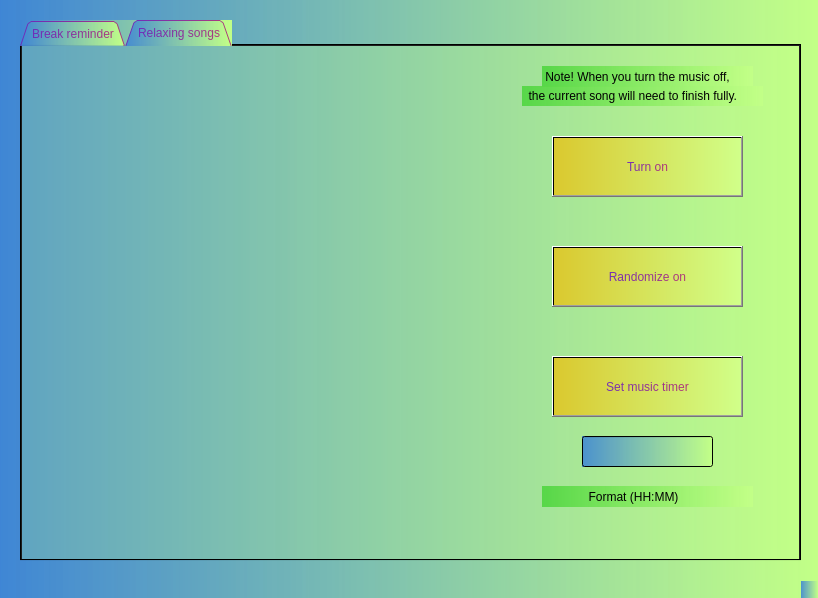
<?xml version="1.0" encoding="UTF-8"?>
<ui version="4.0">
 <class>Prorest</class>
 <widget class="QMainWindow" name="Prorest">
  <property name="geometry">
   <rect>
    <x>0</x>
    <y>0</y>
    <width>818</width>
    <height>598</height>
   </rect>
  </property>
  <property name="windowTitle">
   <string>Prorest</string>
  </property>
  <property name="styleSheet">
   <string notr="true">color: qlineargradient(spread:pad, x1:0, y1:0, x2:1, y2:0, stop:0 rgba(151, 45, 219, 252), stop:1 rgba(72, 151, 183, 252));
background-color: qlineargradient(spread:pad, x1:0, y1:0, x2:1, y2:0, stop:0 rgba(63, 134, 213, 227), stop:0.994737 rgba(194, 255, 135, 252));</string>
  </property>
  <widget class="QWidget" name="centralwidget">
   <widget class="QTabWidget" name="tabWidget">
    <property name="geometry">
     <rect>
      <x>20</x>
      <y>20</y>
      <width>781</width>
      <height>541</height>
     </rect>
    </property>
    <property name="styleSheet">
     <string notr="true">font: 75 10pt &quot;Garamond&quot;;
color: qlineargradient(spread:pad, x1:0, y1:0, x2:1, y2:0, stop:0 rgba(111, 39, 186, 241), stop:0.994737 rgba(170, 20, 119, 209));
</string>
    </property>
    <property name="tabShape">
     <enum>QTabWidget::Triangular</enum>
    </property>
    <property name="currentIndex">
     <number>1</number>
    </property>
    <property name="elideMode">
     <enum>Qt::ElideNone</enum>
    </property>
    <widget class="QWidget" name="tab">
     <attribute name="title">
      <string>Break reminder</string>
     </attribute>
     <widget class="QLabel" name="break_bg">
      <property name="geometry">
       <rect>
        <x>-6</x>
        <y>-25</y>
        <width>781</width>
        <height>571</height>
       </rect>
      </property>
      <property name="text">
       <string/>
      </property>
      <property name="pixmap">
       <pixmap>../Python/BG/ThinkstockPhotos-489763838-e1490767826261.jpg</pixmap>
      </property>
     </widget>
     <widget class="QPushButton" name="break_btn">
      <property name="geometry">
       <rect>
        <x>290</x>
        <y>290</y>
        <width>191</width>
        <height>61</height>
       </rect>
      </property>
      <property name="toolTip">
       <string>&lt;html&gt;&lt;head/&gt;&lt;body&gt;&lt;p&gt;&lt;span style=&quot; font-size:12pt; font-weight:600;&quot;&gt;Turn on&lt;/span&gt;&lt;/p&gt;&lt;/body&gt;&lt;/html&gt;</string>
      </property>
      <property name="styleSheet">
       <string notr="true">background-color: qlineargradient(spread:pad, x1:0, y1:0, x2:1, y2:0, stop:0 rgba(45, 219, 182, 252), stop:1 rgba(209, 255, 137, 252));
font: 75 14pt &quot;Berlin Sans FB Demi&quot;;</string>
      </property>
      <property name="text">
       <string>Turn on</string>
      </property>
     </widget>
    </widget>
    <widget class="QWidget" name="tab_2">
     <attribute name="title">
      <string>Relaxing songs</string>
     </attribute>
     <widget class="QLabel" name="music_bg">
      <property name="geometry">
       <rect>
        <x>-270</x>
        <y>-40</y>
        <width>1051</width>
        <height>581</height>
       </rect>
      </property>
      <property name="text">
       <string/>
      </property>
      <property name="pixmap">
       <pixmap>../Python/BG/maxresdefault2.jpg</pixmap>
      </property>
     </widget>
     <widget class="QPushButton" name="music_btn">
      <property name="geometry">
       <rect>
        <x>530</x>
        <y>90</y>
        <width>191</width>
        <height>61</height>
       </rect>
      </property>
      <property name="toolTip">
       <string>&lt;html&gt;&lt;head/&gt;&lt;body&gt;&lt;p&gt;&lt;span style=&quot; font-size:12pt; font-weight:600;&quot;&gt;Turn on&lt;/span&gt;&lt;/p&gt;&lt;/body&gt;&lt;/html&gt;</string>
      </property>
      <property name="styleSheet">
       <string notr="true">background-color: qlineargradient(spread:pad, x1:0, y1:0, x2:1, y2:0, stop:0 rgba(219, 200, 45, 252), stop:1 rgba(209, 255, 137, 252));
font: 75 14pt &quot;Berlin Sans FB Demi&quot;;</string>
      </property>
      <property name="text">
       <string>Turn on</string>
      </property>
     </widget>
     <widget class="QPushButton" name="Random_music_btn">
      <property name="geometry">
       <rect>
        <x>530</x>
        <y>200</y>
        <width>191</width>
        <height>61</height>
       </rect>
      </property>
      <property name="toolTip">
       <string>&lt;html&gt;&lt;head/&gt;&lt;body&gt;&lt;p&gt;&lt;span style=&quot; font-size:12pt; font-weight:600;&quot;&gt;Turn on&lt;/span&gt;&lt;/p&gt;&lt;/body&gt;&lt;/html&gt;</string>
      </property>
      <property name="styleSheet">
       <string notr="true">background-color: qlineargradient(spread:pad, x1:0, y1:0, x2:1, y2:0, stop:0 rgba(219, 200, 45, 252), stop:1 rgba(209, 255, 137, 252));
font: 75 14pt &quot;Berlin Sans FB Demi&quot;;</string>
      </property>
      <property name="text">
       <string>Randomize on</string>
      </property>
     </widget>
     <widget class="QPushButton" name="Automated_music_btn">
      <property name="geometry">
       <rect>
        <x>530</x>
        <y>310</y>
        <width>191</width>
        <height>61</height>
       </rect>
      </property>
      <property name="toolTip">
       <string>&lt;html&gt;&lt;head/&gt;&lt;body&gt;&lt;p&gt;&lt;span style=&quot; font-size:12pt; font-weight:600;&quot;&gt;Turn on&lt;/span&gt;&lt;/p&gt;&lt;/body&gt;&lt;/html&gt;</string>
      </property>
      <property name="styleSheet">
       <string notr="true">background-color: qlineargradient(spread:pad, x1:0, y1:0, x2:1, y2:0, stop:0 rgba(219, 200, 45, 252), stop:1 rgba(209, 255, 137, 252));
font: 75 14pt &quot;Berlin Sans FB Demi&quot;;</string>
      </property>
      <property name="text">
       <string>Set music timer</string>
      </property>
     </widget>
     <widget class="QLabel" name="label">
      <property name="geometry">
       <rect>
        <x>520</x>
        <y>20</y>
        <width>211</width>
        <height>21</height>
       </rect>
      </property>
      <property name="styleSheet">
       <string notr="true">color: qlineargradient(spread:pad, x1:0, y1:0, x2:1, y2:0, stop:0 rgba(0, 0, 0, 227), stop:0.994737 rgba(0, 0, 0, 252));
font: 75 8pt &quot;MS Shell Dlg 2&quot;;
background-color: qlineargradient(spread:pad, x1:0, y1:0, x2:1, y2:0, stop:0 rgba(78, 213, 63, 227), stop:0.994737 rgba(194, 255, 135, 252));</string>
      </property>
      <property name="text">
       <string> Note! When you turn the music off,</string>
      </property>
     </widget>
     <widget class="QLabel" name="label_2">
      <property name="geometry">
       <rect>
        <x>500</x>
        <y>40</y>
        <width>241</width>
        <height>20</height>
       </rect>
      </property>
      <property name="styleSheet">
       <string notr="true">color: qlineargradient(spread:pad, x1:0, y1:0, x2:1, y2:0, stop:0 rgba(0, 0, 0, 227), stop:0.994737 rgba(0, 0, 0, 252));
font: 75 8pt &quot;MS Shell Dlg 2&quot;;
background-color: qlineargradient(spread:pad, x1:0, y1:0, x2:1, y2:0, stop:0 rgba(78, 213, 63, 227), stop:0.994737 rgba(194, 255, 135, 252));</string>
      </property>
      <property name="text">
       <string>  the current song will need to finish fully.</string>
      </property>
     </widget>
     <widget class="QLineEdit" name="write_time_bar">
      <property name="geometry">
       <rect>
        <x>560</x>
        <y>390</y>
        <width>131</width>
        <height>31</height>
       </rect>
      </property>
      <property name="text">
       <string/>
      </property>
     </widget>
     <widget class="QLabel" name="time_format_label">
      <property name="geometry">
       <rect>
        <x>520</x>
        <y>440</y>
        <width>211</width>
        <height>21</height>
       </rect>
      </property>
      <property name="styleSheet">
       <string notr="true">color: qlineargradient(spread:pad, x1:0, y1:0, x2:1, y2:0, stop:0 rgba(0, 0, 0, 227), stop:0.994737 rgba(0, 0, 0, 252));
font: 75 8pt &quot;MS Shell Dlg 2&quot;;
background-color: qlineargradient(spread:pad, x1:0, y1:0, x2:1, y2:0, stop:0 rgba(78, 213, 63, 227), stop:0.994737 rgba(194, 255, 135, 252));</string>
      </property>
      <property name="text">
       <string>              Format (HH:MM)</string>
      </property>
     </widget>
    </widget>
   </widget>
  </widget>
  <widget class="QMenuBar" name="menubar">
   <property name="geometry">
    <rect>
     <x>0</x>
     <y>0</y>
     <width>818</width>
     <height>26</height>
    </rect>
   </property>
  </widget>
  <widget class="QStatusBar" name="statusbar"/>
 </widget>
 <resources/>
 <connections/>
</ui>
